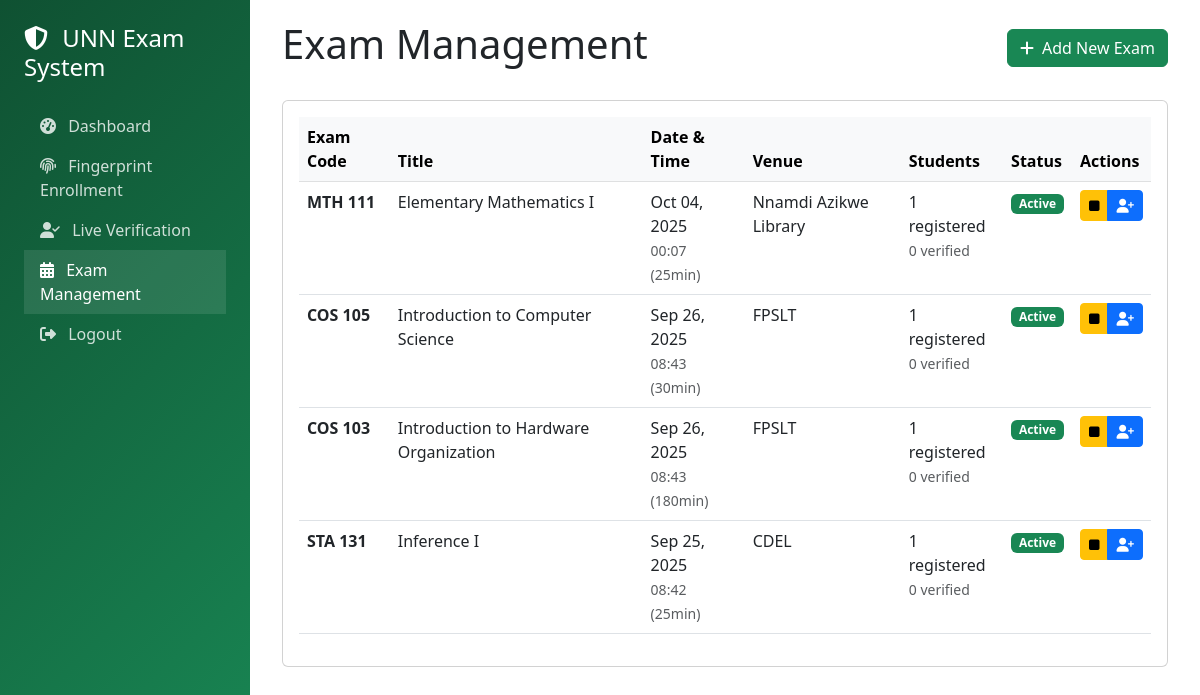
Page /exams (signed in) on the committed database.
### main.py (models this page shows)
class Exam(db.Model):
    __tablename__ = "exams"
    id: Mapped[int] = mapped_column(Integer, primary_key=True)
    exam_code: Mapped[str] = mapped_column(String(20), nullable=False)
    exam_title: Mapped[str] = mapped_column(String(255), nullable=False)
    exam_date: Mapped[date] = mapped_column(Date, nullable=False)
    start_time: Mapped[time] = mapped_column(Time, nullable=False)
    venue: Mapped[Optional[str]] = mapped_column(String(255))
    duration_minutes: Mapped[int] = mapped_column(Integer, default=180)
    status: Mapped[str] = mapped_column(String(20), default="scheduled")  # scheduled, active, completed
    created_at: Mapped[datetime] = mapped_column(DateTime, default=lambda: datetime.now(timezone.utc))
    registrations: Mapped[List["ExamRegistration"]] = relationship(back_populates="exam", lazy="select")
    verifications: Mapped[List["VerificationAttempt"]] = relationship(back_populates="exam", lazy="select")

### main.py (the view)
@app.route("/exams")
def exam_management():
    exams = Exam.query.order_by(Exam.exam_date.desc()).all()
    exam_data = []
    for exam in exams:
        registered_count = ExamRegistration.query.filter_by(exam_id=exam.id).count()
        verified_count = VerificationAttempt.query.filter_by(
            exam_id=exam.id, verification_status='success'
        ).count()
        exam_data.append({
            'exam': exam,
            'registered_count': registered_count,
            'verified_count': verified_count
        })
    return render_template('exam_management.html', exam_data=exam_data)

### main.py (called while the page is built)
@login_manager.user_loader
def load_user(user_id):
    return db.get_or_404(User, user_id)

### templates/exam_management.html (shortened to what this page needs)
{% extends "base.html" %}
{% block content %}
<div class="container-fluid">
    <div class="d-flex justify-content-between align-items-center mb-4">
        <h1>Exam Management</h1>
        <button class="btn btn-success" data-bs-toggle="modal" data-bs-target="#addExamModal">
            <i class="fas fa-plus me-2"></i>Add New Exam
        </button>
    </div>
    <div class="card">
        <div class="card-body">
            <div class="table-responsive">
                <table class="table table-hover">
                    <thead class="table-light">
                        <tr>
                            <th>Exam Code</th>
                            <th>Title</th>
                            <th>Date & Time</th>
                            <th>Venue</th>
                            <th>Students</th>
                            <th>Status</th>
                            <th>Actions</th>
                        </tr>
                    </thead>
                    <tbody>
                        {% for data in exam_data %}
                        {% set exam = data.exam %}
                        <tr>
                            <td><strong>{{ exam.exam_code }}</strong></td>
                            <td>{{ exam.exam_title }}</td>
                            <td>
                                {{ exam.exam_date.strftime('%b %d, %Y') }}<br>
                                <small class="text-muted">{{ exam.start_time.strftime('%H:%M') }} ({{ exam.duration_minutes }}min)</small>
                            </td>
                            <td>{{ exam.venue or 'TBA' }}</td>
                            <td>
                                {{ data.registered_count }} registered<br>
                                <small class="text-muted">{{ data.verified_count }} verified</small>
                            </td>
                            <td>
                                <span class="badge bg-{{ 'success' if exam.status == 'active' else ('primary' if exam.status == 'scheduled' else 'secondary') }}">
                                    {{ exam.status.title() }}
                                </span>
                            </td>
                            <td>
                                <div class="btn-group btn-group-sm">
                                    {% if exam.status == 'scheduled' %}
                                    <button class="btn btn-success" onclick="updateExamStatus({{ exam.id }}, 'active')" title="Start Exam">
                                        <i class="fas fa-play"></i>
                                    </button>
                                    {% elif exam.status == 'active' %}
                                    <button class="btn btn-warning" onclick="updateExamStatus({{ exam.id }}, 'completed')" title="Complete Exam">
                                        <i class="fas fa-stop"></i>
                                    </button>
                                    {% endif %}
                                    <button class="btn btn-primary" onclick="registerStudentsModal({{ exam.id }})" title="Register Students">
                                        <i class="fas fa-user-plus"></i>
                                    </button>
                                </div>
                            </td>
                        </tr>
                        {% else %}
                        <tr>
                            <td colspan="7" class="text-center text-muted">No exams found</td>
                        </tr>
                        {% endfor %}
                    </tbody>
                </table>
            </div>
        </div>
    </div>
</div>
{% endblock %}

### templates/base.html (shortened to what this page needs)
<!DOCTYPE html>
<html lang="en">
<head>
    <link href="https://cdnjs.cloudflare.com/ajax/libs/bootstrap/5.3.0/css/bootstrap.min.css" rel="stylesheet">
    <link href="https://cdnjs.cloudflare.com/ajax/libs/font-awesome/6.4.0/css/all.min.css" rel="stylesheet">
</head>
<body>
    <nav class="sidebar">
        <div class="p-4">
            <h4 class="text-white mb-4">
                <i class="fas fa-shield-alt me-2"></i>
                UNN Exam System
            </h4>
            <ul class="nav flex-column">
                {% if current_user.id < 3 %}
                <li class="nav-item">
                    <a class="nav-link {% if request.endpoint == 'index' %}active{% endif %}" href="{{ url_for('dashboard') }}">
                        <i class="fas fa-tachometer-alt me-2"></i> Dashboard
                    </a>
                </li>
                <li class="nav-item">
                    <a class="nav-link {% if request.endpoint == 'enrollment' %}active{% endif %}" href="{{ url_for('enrollment') }}">
                        <i class="fas fa-fingerprint me-2"></i> Fingerprint Enrollment
                    </a>
                </li>
                <li class="nav-item">
                    <a class="nav-link {% if request.endpoint == 'verification' %}active{% endif %}" href="{{ url_for('verification') }}">
                        <i class="fas fa-user-check me-2"></i> Live Verification
                    </a>
                </li>
                <li class="nav-item">
                    <a class="nav-link {% if request.endpoint == 'exam_management' %}active{% endif %}" href="{{ url_for('exam_management') }}">
                        <i class="fas fa-calendar-alt me-2"></i> Exam Management
                    </a>
                </li>
                {% endif %}
                <li class="nav-item">
                    <a class="nav-link text-danger {% if request.endpoint == 'register_course' %}active{% endif %}" href="{{ url_for('logout') }}">
                        <i class="fas fa-sign-out-alt me-2"></i> Logout
                    </a>
                </li>
            </ul>
        </div>
    </nav>
    <main class="main-content">
        {% block content %}{% endblock %}
    </main>
</body>
</html>

### templates/base.html (style rules this page uses)
.sidebar { background: linear-gradient(135deg, #0f5132, var(--bs-success)); min-height: 100vh; position: fixed; top: 0; left: 0; width: 250px; z-index: 1000; }
.main-content { margin-left: 250px; padding: 20px; }
.nav-link { color: rgba(255, 255, 255, 0.8) !important; }
.nav-link:hover, .nav-link.active { background-color: rgba(255, 255, 255, 0.1); color: white !important; }

### rows in the picture
Exam: exam_code "MTH 111", exam_title "Elementary Mathematics I", exam_date "Oct 04, 2025", start_time "00:07", duration_minutes "25", venue "Nnamdi Azikwe Library", status "Active"
Exam: exam_code "COS 105", exam_title "Introduction to Computer Science", exam_date "Sep 26, 2025", start_time "08:43", duration_minutes "30", venue "FPSLT", status "Active"
Exam: exam_code "COS 103", exam_title "Introduction to Hardware Organization", exam_date "Sep 26, 2025", start_time "08:43", duration_minutes "180", venue "FPSLT", status "Active"
Exam: exam_code "STA 131", exam_title "Inference I", exam_date "Sep 25, 2025", start_time "08:42", duration_minutes "25", venue "CDEL", status "Active"

### other values in the picture
{{ data.registered_count }} "1" "1" "1" "1"
{{ data.verified_count }} "0" "0" "0" "0"
